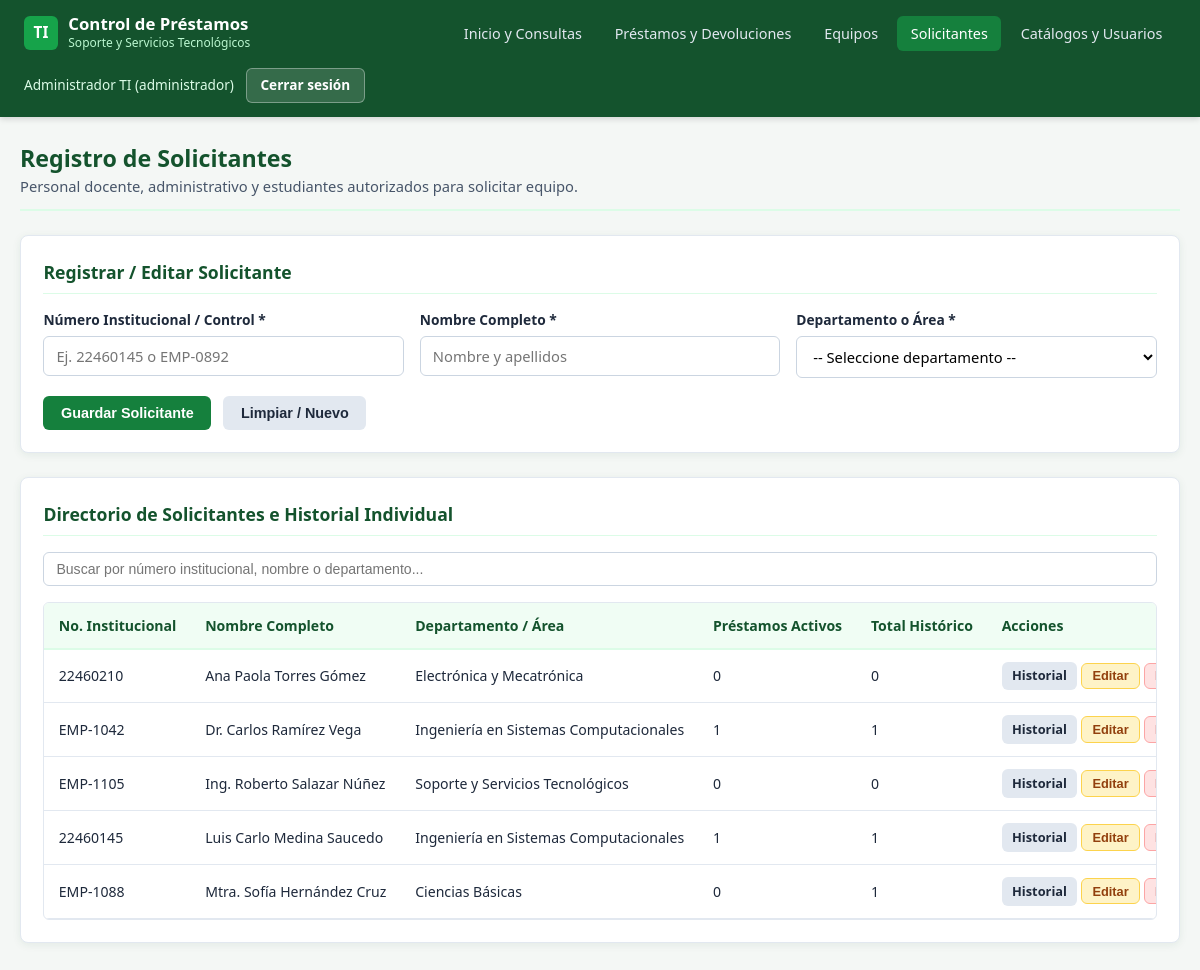
/solicitantes.php (signed in), run on the app's committed database.
### tables this page shows
CREATE TABLE solicitantes (
    id_solicitante INT UNSIGNED AUTO_INCREMENT,
    numero_control VARCHAR(30) NOT NULL,
    nombre_completo VARCHAR(120) NOT NULL,
    id_departamento INT UNSIGNED NOT NULL,
    
    CONSTRAINT pk_solicitantes PRIMARY KEY (id_solicitante),
    CONSTRAINT uq_solicitantes_num UNIQUE (numero_control),
    
    CONSTRAINT fk_solicitantes_departamento
        FOREIGN KEY (id_departamento) REFERENCES departamentos (id_departamento)
        ON UPDATE CASCADE
        ON DELETE RESTRICT
        
);

CREATE TABLE departamentos (
    id_departamento INT UNSIGNED AUTO_INCREMENT,
    nombre VARCHAR(100) NOT NULL,
    
    CONSTRAINT pk_departamentos PRIMARY KEY (id_departamento),
    CONSTRAINT uq_departamentos_nombre UNIQUE (nombre)
    
);

### config/auth.php (called while the page is built, shortened)
<?php
function esAdmin(): bool {
    return isset($_SESSION['rol']) && $_SESSION['rol'] === 'administrador';
}

### solicitantes.php (the view, shortened to what this page needs)
<?php
require_once 'config/auth.php';
require_once 'config/conexion.php';
$sqlSolicitantes = "
    SELECT
        s.id_solicitante,
        s.numero_control,
        s.nombre_completo,
        s.id_departamento,
        d.nombre AS departamento,
        COUNT(p.id_prestamo) AS total_historico,
        SUM(CASE WHEN p.estado_prestamo IN ('activo', 'vencido') THEN 1 ELSE 0 END) AS prestamos_activos
    FROM solicitantes s
    INNER JOIN departamentos d ON s.id_departamento = d.id_departamento
    LEFT JOIN prestamos p ON s.id_solicitante = p.id_solicitante
    GROUP BY s.id_solicitante, s.numero_control, s.nombre_completo, s.id_departamento, d.nombre
    ORDER BY s.nombre_completo ASC
";
$solicitantes = $pdo->query($sqlSolicitantes)->fetchAll();
?>
<!DOCTYPE html>
<html lang="es">
<head>
    <link rel="stylesheet" href="css/estilos.css">
</head>
<body>
<header class="navbar">
    <div class="navbar-contenedor">
        <a href="index.php" class="marca">
            <span class="marca-icono">TI</span>
            <div class="marca-texto">
                <h1>Control de Préstamos</h1>
                <span>Soporte y Servicios Tecnológicos</span>
            </div>
        </a>
        <ul class="nav-enlaces" id="navEnlaces">
            <li><a href="index.php">Inicio y Consultas</a></li>
            <li><a href="prestamos.php">Préstamos y Devoluciones</a></li>
            <li><a href="equipos.php">Equipos</a></li>
            <li><a href="solicitantes.php" class="activo">Solicitantes</a></li>
            <li><a href="catalogos.php">Catálogos y Usuarios</a></li>
        </ul>
        <div class="nav-usuario">
            <span class="usuario-activo"><?= htmlspecialchars($_SESSION['nombre']) ?> (<?= htmlspecialchars($_SESSION['rol']) ?>)</span>
            <a href="logout.php" class="btn-cerrar-sesion">Cerrar sesión</a>
        </div>
    </div>
</header>
<main class="contenedor">
    <div class="encabezado-seccion">
        <div>
            <h2>Registro de Solicitantes</h2>
            <p>Personal docente, administrativo y estudiantes autorizados para solicitar equipo.</p>
        </div>
    </div>
    <?php if (esAdmin()): ?>
    <section class="panel">
        <div class="panel-titulo" id="tituloFormSolicitante">Registrar / Editar Solicitante</div>
        <form method="POST" action="solicitantes.php" id="formSolicitante">
            <div class="form-grid">
                <div class="campo">
                    <label for="numero_control">Número Institucional / Control *</label>
                    <input type="text" id="numero_control" name="numero_control" placeholder="Ej. 22460145 o EMP-0892" required>
                </div>
                <div class="campo">
                    <label for="nombre_completo">Nombre Completo *</label>
                    <input type="text" id="nombre_completo" name="nombre_completo" placeholder="Nombre y apellidos" required>
                </div>
                <div class="campo">
                    <label for="id_departamento">Departamento o Área *</label>
                    <select id="id_departamento" name="id_departamento" required>
                        <option value="">-- Seleccione departamento --</option>
                    </select>
                </div>
            </div>
            <div class="acciones-form">
                <button type="submit" class="btn btn-primario">Guardar Solicitante</button>
                <button type="reset" class="btn btn-secundario" onclick="limpiarFormSolicitante()">Limpiar / Nuevo</button>
            </div>
        </form>
    </section>
    <?php endif; ?>
    <section class="panel">
        <div class="panel-titulo">Directorio de Solicitantes e Historial Individual</div>
        <div class="barra-filtros">
            <input type="text" placeholder="Buscar por número institucional, nombre o departamento..." data-tabla-filtro="tablaSolicitantes">
        </div>
        <div class="tabla-contenedor">
            <table id="tablaSolicitantes">
                <thead>
                    <tr>
                        <th>No. Institucional</th>
                        <th>Nombre Completo</th>
                        <th>Departamento / Área</th>
                        <th>Préstamos Activos</th>
                        <th>Total Histórico</th>
                        <th>Acciones</th>
                    </tr>
                </thead>
                <tbody>
                    <?php if (empty($solicitantes)): ?>
                        <tr class="fila-vacia">
                            <td colspan="6">No hay solicitantes registrados todavía.</td>
                        </tr>
                    <?php else: ?>
                        <?php foreach ($solicitantes as $sol): ?>
                            <tr>
                                <td><?= htmlspecialchars($sol['numero_control']) ?></td>
                                <td><?= htmlspecialchars($sol['nombre_completo']) ?></td>
                                <td><?= htmlspecialchars($sol['departamento']) ?></td>
                                <td><?= (int)$sol['prestamos_activos'] ?></td>
                                <td><?= (int)$sol['total_historico'] ?></td>
                                <td>
                                    <a href="prestamos.php?buscar=<?= urlencode($sol['numero_control']) ?>" class="btn btn-secundario btn-sm">Historial</a>
                                    <?php if (esAdmin()): ?>
                                        <button type="button" class="btn btn-advertencia btn-sm"
                                            onclick='cargarSolicitante(<?= json_encode([
                                                "id"     => $sol["id_solicitante"],
                                                "num"    => $sol["numero_control"],
                                                "nombre" => $sol["nombre_completo"],
                                                "dep"    => $sol["id_departamento"]
                                            ], JSON_HEX_APOS | JSON_HEX_QUOT) ?>)'>
                                            Editar
                                        </button>
                                        <form method="POST" action="solicitantes.php" style="display:inline;" onsubmit="return confirm('¿Eliminar a este solicitante?');">
                                            <button type="submit" class="btn btn-peligro btn-sm">Eliminar</button>
                                        </form>
                                    <?php endif; ?>
                                </td>
                            </tr>
                        <?php endforeach; ?>
                    <?php endif; ?>
                </tbody>
            </table>
        </div>
    </section>
</main>
</body>
</html>

### data on the page
solicitantes: numero_control "22460210", nombre_completo "Ana Paola Torres Gómez", id_departamento.nombre "Electrónica y Mecatrónica", prestamos_activos "0", total_historico "0"
solicitantes: numero_control "EMP-1042", nombre_completo "Dr. Carlos Ramírez Vega", id_departamento.nombre "Ingeniería en Sistemas Computacionales", prestamos_activos "1", total_historico "1"
solicitantes: numero_control "EMP-1105", nombre_completo "Ing. Roberto Salazar Núñez", id_departamento.nombre "Soporte y Servicios Tecnológicos", prestamos_activos "0", total_historico "0"
solicitantes: numero_control "22460145", nombre_completo "Luis Carlo Medina Saucedo", id_departamento.nombre "Ingeniería en Sistemas Computacionales", prestamos_activos "1", total_historico "1"
solicitantes: numero_control "EMP-1088", nombre_completo "Mtra. Sofía Hernández Cruz", id_departamento.nombre "Ciencias Básicas", prestamos_activos "0", total_historico "1"

### other printed values
$_SESSION['nombre'] "Administrador TI"
$_SESSION['rol'] "administrador"
